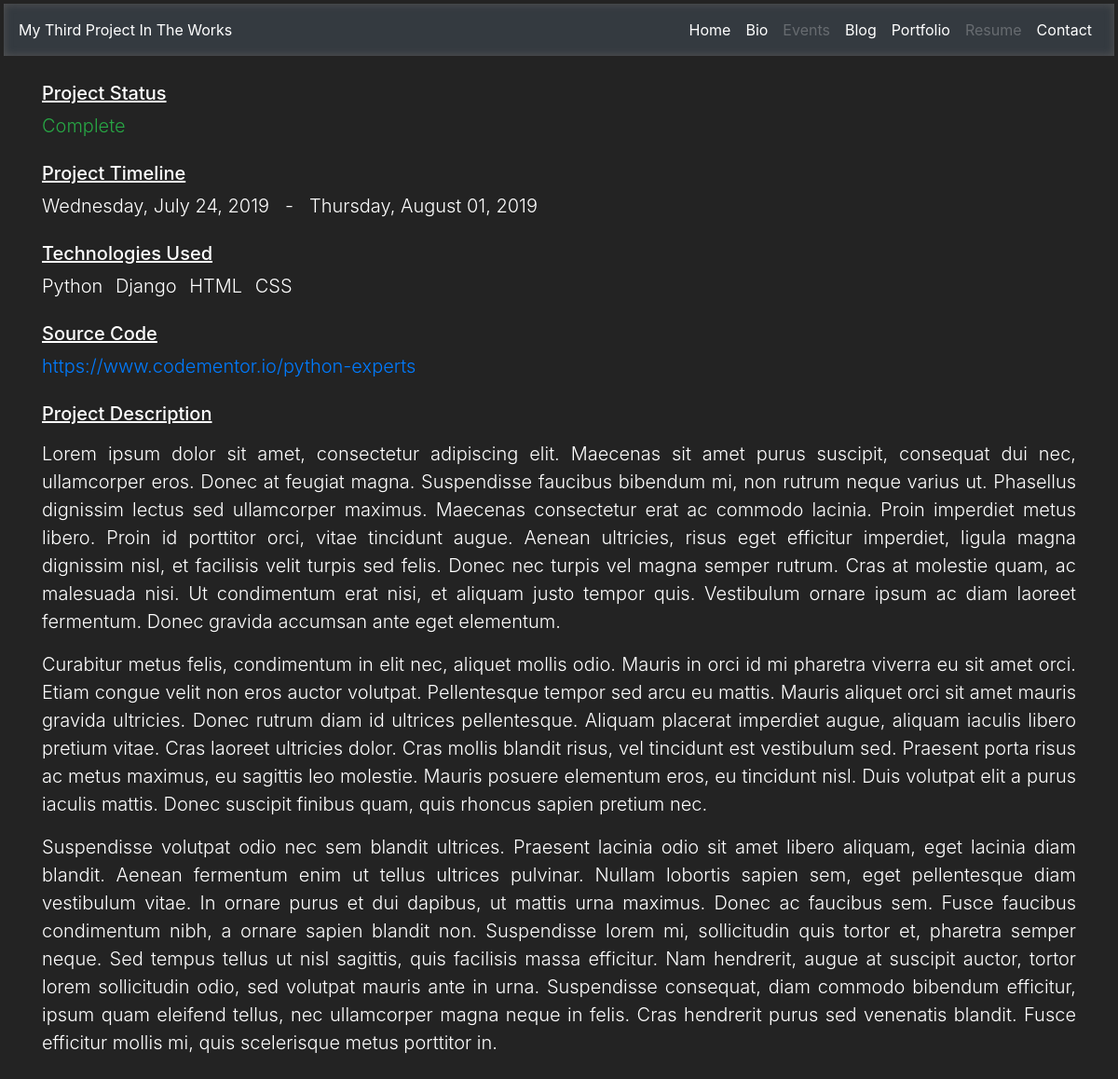
/portfolio/3/, run on the app's committed database.
### portfolio/models.py (models this page shows, shortened)
class Project(models.Model):
    DISPLAY_CHOICES = [('Public', 'Public'), ('Private', 'Private'),]
    PROJECT_STATUS_CHOICES = [
        ('In Progress', 'In Progress'),
        ('Complete', 'Complete'),
        ('Indefinite', 'Indefinite'),
    ]
    created_on = models.DateTimeField(auto_now_add=True)
    last_modified = models.DateTimeField(auto_now=True)
    display = models.CharField(choices=DISPLAY_CHOICES, max_length=25)
    title = models.CharField(max_length=100)
    description = models.TextField()
    project_status = models.CharField(choices=PROJECT_STATUS_CHOICES, max_length=25)
    start_date = models.DateField()
    finish_date = models.DateField(null=True, blank=True)
    github_link = models.URLField()
    tech = models.ManyToManyField('Technology')
    class Meta:
        verbose_name = 'project'
        verbose_name_plural = 'projects'
        ordering = ['-start_date', '-created_on']

class Technology(models.Model):
    name = models.CharField(max_length=50)
    class Meta:
        verbose_name = 'technology'
        verbose_name_plural = 'technologies'

### portfolio/views.py (the view)
# urls.py: path('<int:pk>/', project_details, name='project_details'),
def project_details(request, pk):
    project = Project.objects.get(pk=pk)
    context = {
        'project': project,
        'page_title': project.title,
        'finish_date': project.finish_date,
    }
    return render(request, 'project_details.html', context)

### portfolio/templates/project_details.html (shortened to what this page needs)
{% extends "base.html" %}
{% load static %}
{% block page_content %}
<div class="row mb-2">
    <div class="col-12">
        <h5 class="mt-4"><u>Project Status</u></h5>
        <p class="lead">
            {% if 'Complete' in project.project_status %}
            <span class="text-success">{{ project.project_status }}</span>
            {% elif 'In Progress' in project.project_status %}
            <span class="text-warning">{{ project.project_status }}</span>
            {% else %}
            <span class="text-danger">{{ project.project_status }}</span>
            {% endif %}
        </p>
        <h5 class="mt-4"><u>Project Timeline</u></h5>
        <p class="lead">
            {{ project.start_date | date:"l, F d, Y" }} &nbsp; - &nbsp;
                        {% if project.finish_date is None %}
                        TBD
                        {% else %}
                        {{ project.finish_date | date:"l, F d, Y" }}
                        {% endif %}
        </p>
        <h5 class="mt-4"><u>Technologies Used</u></h5>
        <ul class="list-inline lead">
            {% for tech in project.tech.all %}
            <li class="list-inline-item">{{ tech.name }}</li>
            {% endfor %}
        </ul>
        <h5 class="mt-4"><u>Source Code</u></h5>
        <a href="{{ project.github_link }}" class="lead text-decoration-none" target="_blank">{{ project.github_link }}</a>
    </div>
    <div class="col-12 lead">
        <h5 class="mt-4"><u>Project Description</u></h5>
        <div class="text-justify">
            <p class="lead">{{ project.description | safe | linebreaks }}</p>
        </div>
    </div>
</div>
{% endblock page_content %}

### markmiloslavicjr/templates/base.html (shortened to what this page needs)
<html lang="en">
<head>
    <link rel="stylesheet" href="https://stackpath.bootstrapcdn.com/bootstrap/4.3.1/css/bootstrap.min.css">
</head>
<body>
<nav class="navbar navbar-expand-sm navbar-dark m-1 bg-dark">
    <div class="navbar-brand text-truncate"><span class="small">{{ page_title | title }}</span></div>
    <div class="collapse navbar-collapse" id="navbarSupportedContent">
        <ul class="navbar-nav ml-auto text-right">
            <li class="nav-item"><a class="nav-link active" href="{% url 'homepage' %}">Home</a></li>
            <li class="nav-item"><a class="nav-link active" href="{% url 'about' %}">Bio</a></li>
            <li class="nav-item"><a class="nav-link disabled" href="">Events</a></li>
            <li class="nav-item"><a class="nav-link active" href="{% url 'blog_index' %}">Blog</a></li>
            <li class="nav-item"><a class="nav-link active" href="{% url 'portfolio_index' %}">Portfolio</a></li>
            <li class="nav-item"><a class="nav-link disabled" href="">Resume</a></li>
            <li class="nav-item"><a class="nav-link active" href="{% url 'contact' %}">Contact</a></li>
        </ul>
    </div>
</nav>
<div class="container">
    {% block page_content %}
    {% endblock page_content %}
</div>
</body>
</html>

### markmiloslavicjr/templates/base.html (style rules this page uses)
html, body { height: 100%; overflow-x: hidden; background-color: #232323; color: white; }
nav.navbar { box-shadow: 0px 0px 10px 0px #555555 inset; }

### data on the page
Project: title "My Third Project In The Works", project_status "Complete", start_date "Wednesday, July 24, 2019", finish_date "Thursday, August 01, 2019", github_link "https://www.codementor.io/python-experts", description "Lorem ipsum dolor sit amet, consectetur adipiscing elit. Maecenas sit amet purus suscipit, consequat dui nec, ullamcorper eros. Donec at feugiat magna. Suspendisse faucibus bibendum mi, non rutrum neque varius ut. Phasellus dignissim lectus sed ullamcorper maximus. Maecenas consectetur erat ac commodo lacinia. Proin imperdiet metus libero. Proin id porttitor orci, vitae tincidunt augue. Aenean ultricies, risus eget efficitur imperdiet, ligula magna dignissim nisl, et facilisis velit turpis sed felis. Donec nec turpis vel magna semper rutrum. Cras at molestie quam, ac malesuada nisi. Ut condimentum erat nisi, et aliquam justo tempor quis. Vestibulum ornare ipsum ac diam laoreet fermentum.…"
Technology: name "Python"
Technology: name "Django"
Technology: name "HTML"
Technology: name "CSS"
